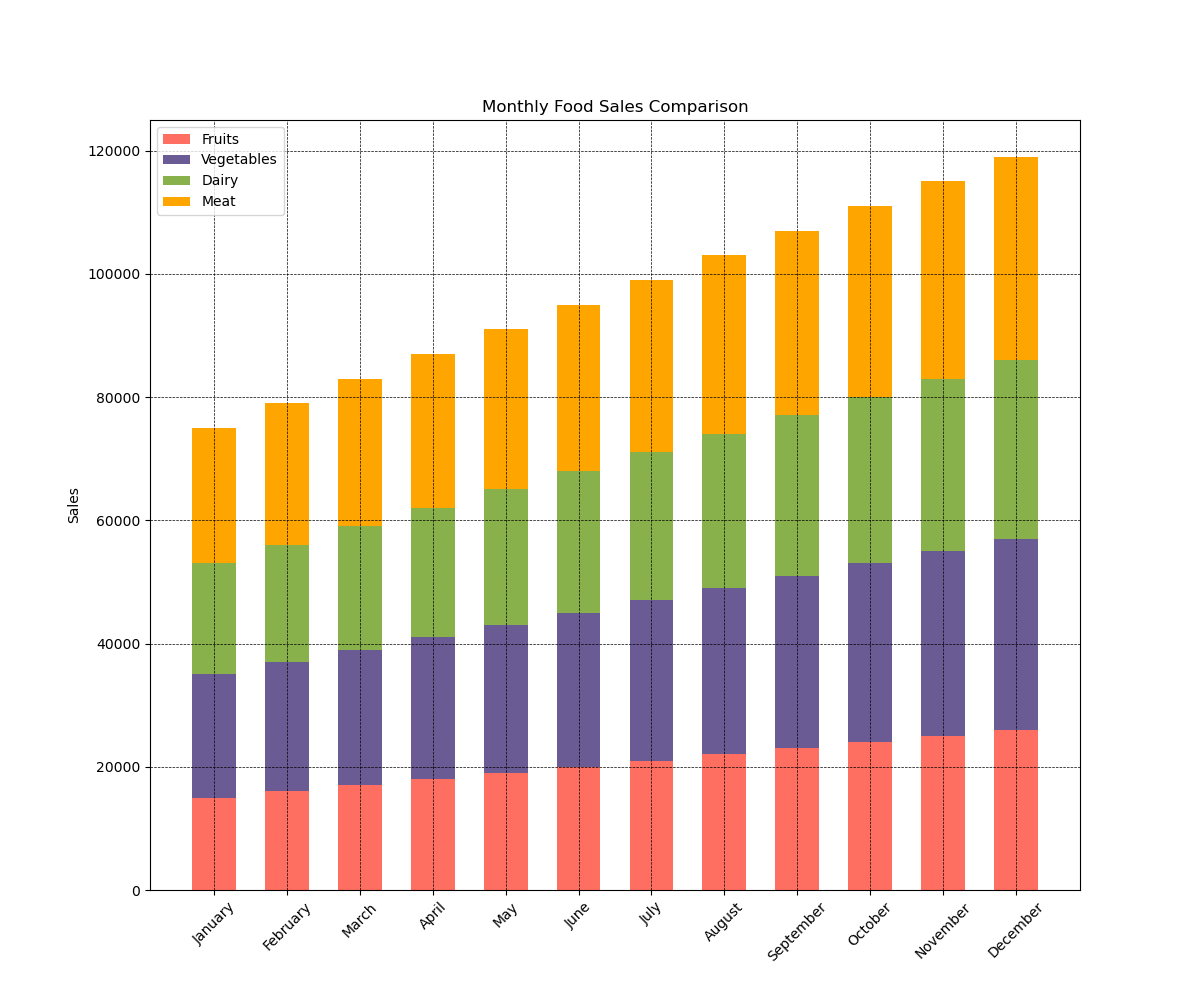

This chart was generated by the following Python code:

import matplotlib.pyplot as plt

# Data for plotting
months = ['January', 'February', 'March', 'April', 'May', 'June',
          'July', 'August', 'September', 'October', 'November', 'December']
fruits = [15000, 16000, 17000, 18000, 19000, 20000, 21000, 22000, 23000, 24000, 25000, 26000]
vegetables = [20000, 21000, 22000, 23000, 24000, 25000, 26000, 27000, 28000, 29000, 30000, 31000]
dairy = [18000, 19000, 20000, 21000, 22000, 23000, 24000, 25000, 26000, 27000, 28000, 29000]
meat = [22000, 23000, 24000, 25000, 26000, 27000, 28000, 29000, 30000, 31000, 32000, 33000]

fig, ax = plt.subplots(figsize=(12, 10))  # Change width and height of the chart

bar_height = 0.6  # Change height of bars

# Plotting data (change direction of chart to vertical)
p1 = ax.bar(months, fruits, bar_height, color='#FF6F61', label='Fruits')
p2 = ax.bar(months, vegetables, bar_height, bottom=fruits, color='#6B5B95', label='Vegetables')
p3 = ax.bar(months, dairy, bar_height, bottom=[i+j for i,j in zip(fruits, vegetables)], color='#88B04B', label='Dairy')
p4 = ax.bar(months, meat, bar_height, bottom=[i+j+k for i,j,k in zip(fruits, vegetables, dairy)], color='#FFA500', label='Meat')

ax.set_ylabel('Sales')
ax.set_title('Monthly Food Sales Comparison')
ax.set_xticks([i for i in range(len(months))])
ax.set_xticklabels(months, rotation=45)
ax.legend()

# Customize the grid
plt.grid(which='major', linestyle='--', linewidth='0.5', color='black')
plt.show()
